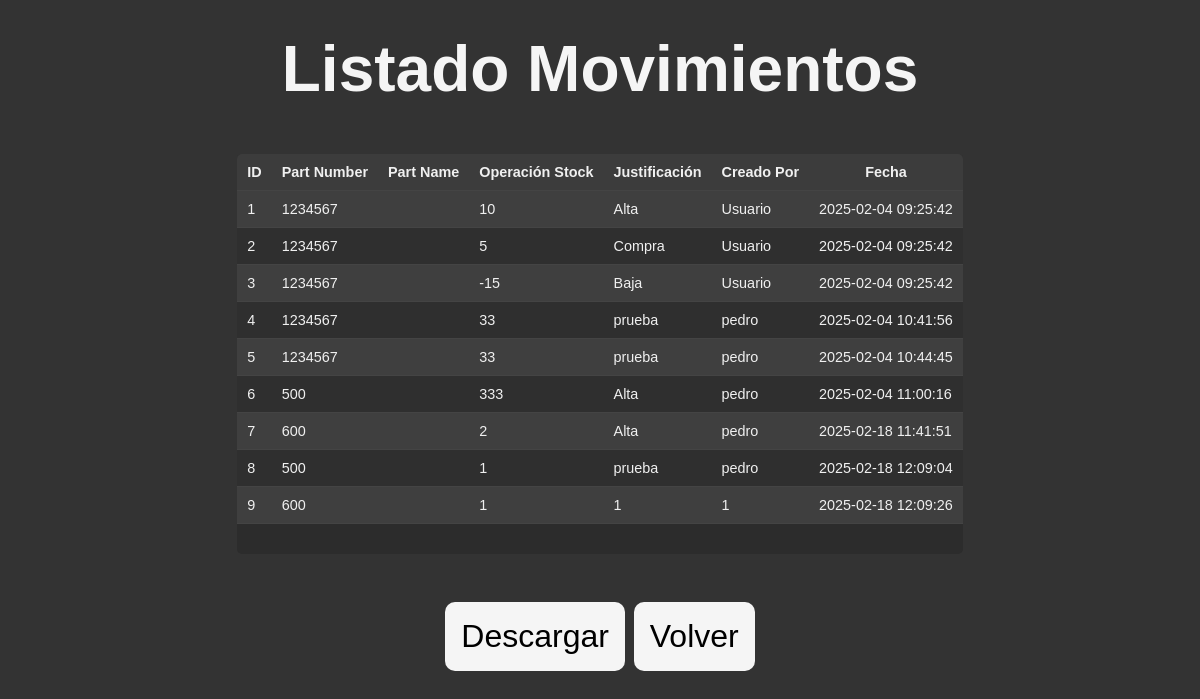
Before: /list_movimientos with the older database file.
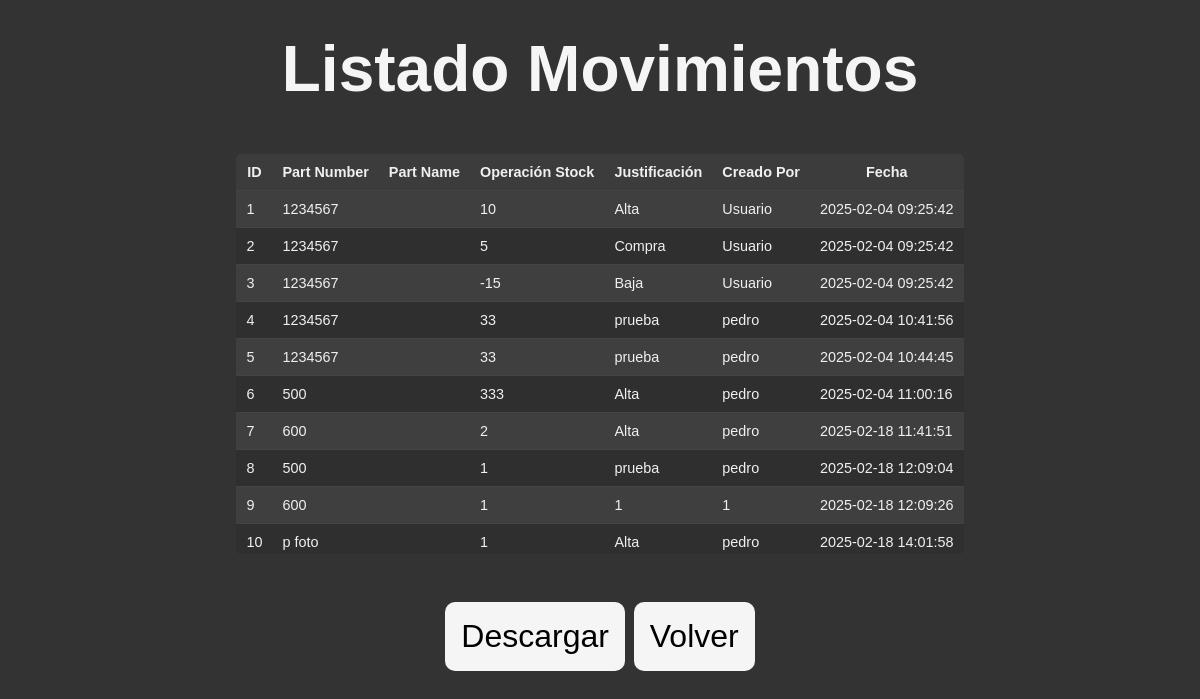
After: the same page with the newer database file.
### tables this page shows
CREATE TABLE movimientos (
        id INTEGER PRIMARY KEY AUTOINCREMENT,
        part_number TEXT NOT NULL,
        operacion_stock INTEGER NOT NULL,
        justificacion TEXT,
        creado_por TEXT,
        fecha TEXT NOT NULL,
        FOREIGN KEY (part_number) REFERENCES items(part_number)
    );

### server.py (the view)
@app.route('/list_movimientos',methods=['GET'])
def list_movimientos():
    if request.method == 'GET':
        movimientos = db.get_movimientos()  # Función que retorna la lista de filas de la tabla
        return render_template('list_movimientos.html', movimientos=movimientos)

### db_sqlite.py (called while the page is built)
def get_movimientos():
    [conexion, cursor] = create_connection()
    conexion.row_factory = sqlite3.Row  # Permite acceder a las columnas por nombre
    cursor = conexion.cursor()
    cursor.execute("SELECT * FROM movimientos")
    movimientos = [dict(row) for row in cursor.fetchall()]
    conexion.close()
    return movimientos

### templates/list_movimientos.html (shortened to what this page needs)
<!DOCTYPE html>
<html lang="es">
<head>
    <link href="{{ url_for('static', filename='styles/style.css') }}" rel="stylesheet" />
</head>
</body>
    <h1>Listado Movimientos</h1>
    <div class="table-container">
        <table>
            <thead>
                <tr>
                    <th>ID</th>
                    <th>Part Number</th>
                    <th>Part Name</th>
                    <th>Operación Stock</th>
                    <th>Justificación</th>
                    <th>Creado Por</th>
                    <th>Fecha</th>
                </tr>
            </thead>
            <tbody>
                {% for mov in movimientos %}
                <tr>
                    <td>{{ mov.id }}</td>
                    <td>{{ mov.part_number }}</td>
                    <td>{{ mov.part_name }}</td>
                    <td>{{ mov.operacion_stock }}</td>
                    <td>{{ mov.justificacion }}</td>
                    <td>{{ mov.creado_por }}</td>
                    <td>{{ mov.fecha }}</td>
                </tr>
                {% endfor %}
            </tbody>
        </table>
    </div>
    <div>
        <a href="{{ url_for('descargar_movimientos_csv') }}" class="btn">Descargar</a>
        <a href="{{ url_for('index') }}" class="btn">Volver</a>
    </div>
</body>

### static/styles/style.css (style rules this page uses)
* { margin: 0; padding: 0; box-sizing: border-box; font-family: 'Arial', sans-serif; }
a.btn { display: inline-block; padding: 1rem; background-color: whitesmoke; color: #000; text-decoration: none; border-radius: 10px; font-size: 2rem; cursor: pointer; }
.table-container { overflow-y: auto; height: 400px; margin: 1rem; font-size: 0.9rem; background-color: #2c2c2c; color: #f0f0f0; border-radius: 5px; }
table { width: 100%; border-collapse: collapse; }
thead { background-color: #3c3c3c; }
th, td { padding: 10px; border-bottom: 1px solid #444; }
tbody tr:nth-child(odd) { background-color: #3f3f3f; }
tbody tr:nth-child(even) { background-color: #2f2f2f; }

Changed rows visible on the page:
added movimientos: id "10", part_number "p foto", operacion_stock "1", justificacion "Alta", creado_por "pedro", fecha "2025-02-18 14:01:58"
